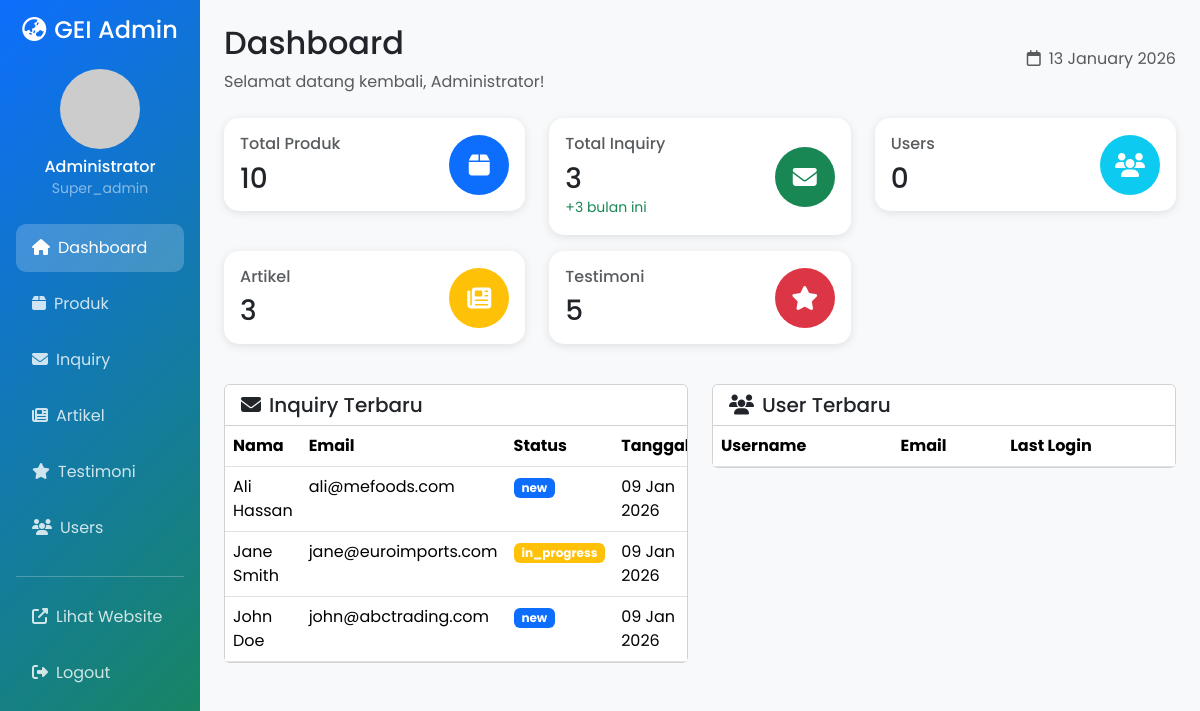
Page /admin/dashboard.php (signed in) on the committed database.
### tables this page shows
CREATE TABLE IF NOT EXISTS inquiries (
    id INT AUTO_INCREMENT PRIMARY KEY,
    full_name VARCHAR(255) NOT NULL,
    company_name VARCHAR(255) NOT NULL,
    email VARCHAR(255) NOT NULL,
    phone VARCHAR(50) NOT NULL,
    product_type VARCHAR(255) NOT NULL,
    message TEXT,
    status ENUM('new', 'in_progress', 'completed', 'cancelled') DEFAULT 'new',
    created_at TIMESTAMP DEFAULT CURRENT_TIMESTAMP,
    updated_at TIMESTAMP DEFAULT CURRENT_TIMESTAMP ON UPDATE CURRENT_TIMESTAMP,
    INDEX idx_status (status),
    INDEX idx_created_at (created_at),
    INDEX idx_email (email)
);

### includes/functions.php (called while the page is built, shortened)
<?php
function formatDate($date) {
    return date('d M Y', strtotime($date));
}
function getStatusBadge($status) {
    $badges = [
        'new' => 'primary',
        'in_progress' => 'warning',
        'completed' => 'success',
        'cancelled' => 'danger',
        'read' => 'info',
        'replied' => 'success',
        'active' => 'success',
        'unsubscribed' => 'secondary',
        'available' => 'success',
        'limited' => 'warning',
        'out_of_stock' => 'danger'
    ];
    return $badges[$status] ?? 'secondary';
}
?>

### admin/dashboard.php (the view, shortened to what this page needs)
<?php
require_once '../includes/functions.php';
$db = getDB();
$stats = array();
$stmt = $db->query("SELECT COUNT(*) as total FROM products WHERE is_active = 1");
$stats['products'] = $stmt->fetch()['total'];
$stmt = $db->query("SELECT COUNT(*) as total FROM inquiries");
$stats['inquiries'] = $stmt->fetch()['total'];
$stmt = $db->query("SELECT COUNT(*) as total FROM inquiries WHERE MONTH(created_at) = MONTH(CURRENT_DATE()) AND YEAR(created_at) = YEAR(CURRENT_DATE())");
$stats['new_inquiries'] = $stmt->fetch()['total'];
$stmt = $db->query("SELECT COUNT(*) as total FROM users WHERE is_active = 1");
$stats['users'] = $stmt->fetch()['total'];
$stmt = $db->query("SELECT COUNT(*) as total FROM articles WHERE is_published = 1");
$stats['articles'] = $stmt->fetch()['total'];
$stmt = $db->query("SELECT COUNT(*) as total FROM testimonials WHERE is_active = 1");
$stats['testimonials'] = $stmt->fetch()['total'];
$stmt = $db->query("SELECT * FROM inquiries ORDER BY created_at DESC LIMIT 5");
$recent_inquiries = $stmt->fetchAll();
?>
<!DOCTYPE html>
<html lang="id">
<head>
    <link href="https://cdn.jsdelivr.net/npm/bootstrap@5.3.2/dist/css/bootstrap.min.css" rel="stylesheet">
    <link rel="stylesheet" href="https://cdnjs.cloudflare.com/ajax/libs/font-awesome/6.5.1/css/all.min.css">
</head>
<body>
    <div class="container-fluid">
        <div class="row">
            <div class="col-md-3 col-lg-2 px-0 sidebar">
                <div class="p-3">
                    <h4 class="text-center mb-4">
                        <i class="fas fa-globe-asia me-2"></i>GEI Admin
                    </h4>
                    <div class="text-center mb-4">
                        <img src="https://ui-avatars.com/api/?name=<?php echo urlencode($_SESSION['admin_name']); ?>&background=fff&color=0d6efd"
                             alt="Admin" class="rounded-circle mb-2" width="80">
                        <h6 class="mb-0"><?php echo htmlspecialchars($_SESSION['admin_name']); ?></h6>
                        <small class="text-white-50"><?php echo ucfirst($_SESSION['admin_role']); ?></small>
                    </div>
                    <nav class="nav flex-column">
                        <a class="nav-link active" href="dashboard.php">
                            <i class="fas fa-home me-2"></i>Dashboard
                        </a>
                        <a class="nav-link" href="products.php">
                            <i class="fas fa-box me-2"></i>Produk
                        </a>
                        <a class="nav-link" href="inquiries.php">
                            <i class="fas fa-envelope me-2"></i>Inquiry
                        </a>
                        <a class="nav-link" href="articles.php">
                            <i class="fas fa-newspaper me-2"></i>Artikel
                        </a>
                        <a class="nav-link" href="testimonials.php">
                            <i class="fas fa-star me-2"></i>Testimoni
                        </a>
                        <a class="nav-link" href="users.php">
                            <i class="fas fa-users me-2"></i>Users
                        </a>
                        <hr class="border-light">
                        <a class="nav-link" href="../index.php" target="_blank">
                            <i class="fas fa-external-link-alt me-2"></i>Lihat Website
                        </a>
                        <a class="nav-link" href="logout.php">
                            <i class="fas fa-sign-out-alt me-2"></i>Logout
                        </a>
                    </nav>
                </div>
            </div>
            <div class="col-md-9 col-lg-10 px-4 py-4">
                <div class="d-flex justify-content-between align-items-center mb-4">
                    <div>
                        <h2>Dashboard</h2>
                        <p class="text-muted mb-0">Selamat datang kembali, <?php echo htmlspecialchars($_SESSION['admin_name']); ?>!</p>
                    </div>
                    <div>
                        <span class="text-muted">
                            <i class="far fa-calendar me-2"></i><?php echo date('d F Y'); ?>
                        </span>
                    </div>
                </div>
                <div class="row mb-4">
                    <div class="col-md-6 col-lg-4 mb-3">
                        <div class="card stat-card">
                            <div class="card-body">
                                <div class="d-flex justify-content-between align-items-center">
                                    <div>
                                        <h6 class="text-muted mb-2">Total Produk</h6>
                                        <h3 class="mb-0"><?php echo $stats['products']; ?></h3>
                                    </div>
                                    <div class="stat-icon bg-primary text-white">
                                        <i class="fas fa-box"></i>
                                    </div>
                                </div>
                            </div>
                        </div>
                    </div>
                    <div class="col-md-6 col-lg-4 mb-3">
                        <div class="card stat-card">
                            <div class="card-body">
                                <div class="d-flex justify-content-between align-items-center">
                                    <div>
                                        <h6 class="text-muted mb-2">Total Inquiry</h6>
                                        <h3 class="mb-0"><?php echo $stats['inquiries']; ?></h3>
                                        <small class="text-success">+<?php echo $stats['new_inquiries']; ?> bulan ini</small>
                                    </div>
                                    <div class="stat-icon bg-success text-white">
                                        <i class="fas fa-envelope"></i>
                                    </div>
                                </div>
                            </div>
                        </div>
                    </div>
                    <div class="col-md-6 col-lg-4 mb-3">
                        <div class="card stat-card">
                            <div class="card-body">
                                <div class="d-flex justify-content-between align-items-center">
                                    <div>
                                        <h6 class="text-muted mb-2">Users</h6>
                                        <h3 class="mb-0"><?php echo $stats['users']; ?></h3>
                                    </div>
                                    <div class="stat-icon bg-info text-white">
                                        <i class="fas fa-users"></i>
                                    </div>
                                </div>
                            </div>
                        </div>
                    </div>
                    <div class="col-md-6 col-lg-4 mb-3">
                        <div class="card stat-card">
                            <div class="card-body">
                                <div class="d-flex justify-content-between align-items-center">
                                    <div>
                                        <h6 class="text-muted mb-2">Artikel</h6>
                                        <h3 class="mb-0"><?php echo $stats['articles']; ?></h3>
                                    </div>
                                    <div class="stat-icon bg-warning text-white">
                                        <i class="fas fa-newspaper"></i>
                                    </div>
                                </div>
                            </div>
                        </div>
                    </div>
                    <div class="col-md-6 col-lg-4 mb-3">
                        <div class="card stat-card">
                            <div class="card-body">
                                <div class="d-flex justify-content-between align-items-center">
                                    <div>
                                        <h6 class="text-muted mb-2">Testimoni</h6>
                                        <h3 class="mb-0"><?php echo $stats['testimonials']; ?></h3>
                                    </div>
                                    <div class="stat-icon bg-danger text-white">
                                        <i class="fas fa-star"></i>
                                    </div>
                                </div>
                            </div>
                        </div>
                    </div>
                </div>
                <div class="row">
                    <div class="col-lg-6 mb-4">
                        <div class="card">
                            <div class="card-header bg-white">
                                <h5 class="mb-0">
                                    <i class="fas fa-envelope me-2"></i>Inquiry Terbaru
                                </h5>
                            </div>
                            <div class="card-body p-0">
                                <div class="table-responsive">
                                    <table class="table table-hover mb-0">
                                        <thead>
                                            <tr>
                                                <th>Nama</th>
                                                <th>Email</th>
                                                <th>Status</th>
                                                <th>Tanggal</th>
                                            </tr>
                                        </thead>
                                        <tbody>
                                            <?php foreach($recent_inquiries as $inquiry): ?>
                                            <tr>
                                                <td><?php echo htmlspecialchars($inquiry['full_name']); ?></td>
                                                <td><?php echo htmlspecialchars($inquiry['email']); ?></td>
                                                <td>
                                                    <span class="badge bg-<?php echo getStatusBadge($inquiry['status']); ?>">
                                                        <?php echo $inquiry['status']; ?>
                                                    </span>
                                                </td>
                                                <td><?php echo formatDate($inquiry['created_at']); ?></td>
                                            </tr>
                                            <?php endforeach; ?>
                                        </tbody>
                                    </table>
                                </div>
                            </div>
                        </div>
                    </div>
                    <div class="col-lg-6 mb-4">
                        <div class="card">
                            <div class="card-header bg-white">
                                <h5 class="mb-0">
                                    <i class="fas fa-users me-2"></i>User Terbaru
                                </h5>
                            </div>
                            <div class="card-body p-0">
                                <div class="table-responsive">
                                    <table class="table table-hover mb-0">
                                        <thead>
                                            <tr>
                                                <th>Username</th>
                                                <th>Email</th>
                                                <th>Last Login</th>
                                            </tr>
                                        </thead>
                                    </table>
                                </div>
                            </div>
                        </div>
                    </div>
                </div>
            </div>
        </div>
    </div>
</body>
</html>

### admin/dashboard.php (style rules this page uses)
body { font-family: 'Poppins', sans-serif; background: #f8f9fa; }
.sidebar { min-height: 100vh; background: linear-gradient(135deg, #0d6efd 0%, #198754 100%); color: white; }
.sidebar .nav-link { color: rgba(255,255,255,0.8); padding: 0.75rem 1rem; border-radius: 10px; margin-bottom: 0.5rem; transition: all 0.3s; }
.sidebar .nav-link:hover, .sidebar .nav-link.active { background: rgba(255,255,255,0.2); color: white; }
.stat-card { border-radius: 15px; border: none; box-shadow: 0 2px 10px rgba(0,0,0,0.1); transition: transform 0.3s; }
.stat-icon { width: 60px; height: 60px; border-radius: 50%; display: flex; align-items: center; justify-content: center; font-size: 1.5rem; }

### rows in the picture
inquiries: full_name "Ali Hassan", email "ali@mefoods.com", status "new", created_at "09 Jan 2026"
inquiries: full_name "Jane Smith", email "jane@euroimports.com", status "in_progress", created_at "09 Jan 2026"
inquiries: full_name "John Doe", email "john@abctrading.com", status "new", created_at "09 Jan 2026"

### other values in the picture
$_SESSION['admin_name'] "Administrator"
$_SESSION['admin_role'] "Super_admin"
$stats['products'] "10"
$stats['inquiries'] "3"
$stats['new_inquiries'] "3"
$stats['users'] "0"
$stats['articles'] "3"
$stats['testimonials'] "5"
